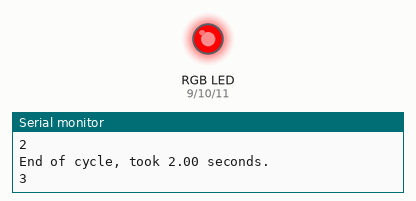
The sketch below on a simulated Arduino Uno, built with avr-gcc and run on an emulated ATmega328P. Parts: an RGB LED mixed from three pins (HIGH = lit), the last lines printed to the serial monitor.

Above: at 3.2 s.
At 22.0 s:
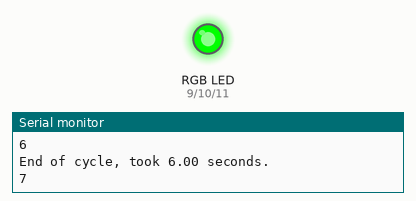
At 31.5 s:
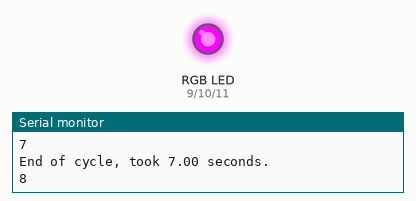
At 32.6 s:
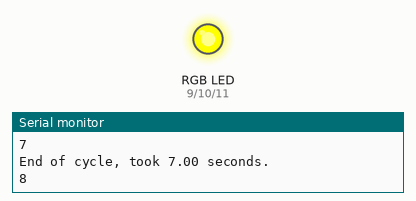
At 34.9 s:
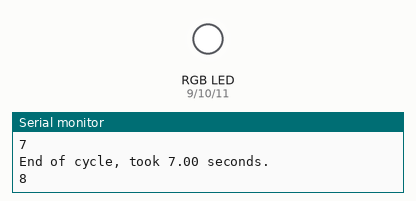
At 38.6 s:
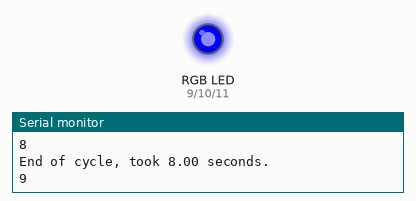
Timing chart, 0 to 40.0 s (numbered marks = the images above):
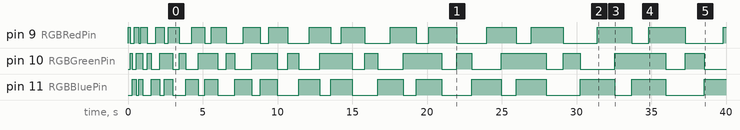

The sketch:

lab_2_level_3.ino
```cpp
//Sebastian Bruce
//Date: September 14 2023
//Description:

int RGBRedPin = 9; //The red RGB LED is connected pin 9 of the Arduino.
int RGBGreenPin = 10; //The green RGB LED is connected pin 10 of the Arduino.
int RGBBluePin = 11; //The blue RGB LED is connected pin 11 of the Arduino.
float waitTime = 143; //Sets the amount of time to wait between color changes.

void setup() { //The Setup function runs once.
  pinMode(RGBRedPin, OUTPUT); //Setup red RGB LED pin as an output pin.
  pinMode(RGBGreenPin, OUTPUT); //Setup green RGB LED pin as an output pin.
  pinMode(RGBBluePin, OUTPUT); //Setup blue RGB LED pin as an output pin.
  //activate serial monitor
  Serial.begin(9600);
}

void loop() {
  for(int i = 1; i <= 10; i++) {
    Serial.println(i);
    waitTime = 142.85 * i; //multiplies wait time by whatever number the loop is on
    //Display Red
    digitalWrite(RGBRedPin, HIGH); //Turn on RED
    delay(waitTime); //Wait for 2 seconds
    digitalWrite(RGBRedPin, LOW); //Turn off Red
    //Display Green
    digitalWrite(RGBGreenPin, HIGH); //Turn on RED
    delay(waitTime); //Wait for 2 seconds
    digitalWrite(RGBGreenPin, LOW); //Turn off Red
    //Display Blue
    digitalWrite(RGBBluePin, HIGH); //Turn on RED
    delay(waitTime); //Wait for 2 seconds
    digitalWrite(RGBBluePin, LOW); //Turn off Red
    //Display Magenta (Red + Blue)
    digitalWrite(RGBRedPin, HIGH); //Turn on RED
    digitalWrite(RGBBluePin, HIGH); //Turn on RED
    delay(waitTime); //Wait for 2 seconds
    digitalWrite(RGBRedPin, LOW); //Turn off Red
    digitalWrite(RGBBluePin, LOW); //Turn on RED
    //Display Yellow (Red + Green)
    digitalWrite(RGBRedPin, HIGH); //Turn on RED
    digitalWrite(RGBGreenPin, HIGH); //Turn on RED
    delay(waitTime); //Wait for 2 seconds
    digitalWrite(RGBRedPin, LOW); //Turn off Red
    digitalWrite(RGBGreenPin, LOW); //Turn of RED
    //Display Cyan (Blue + Green)
    digitalWrite(RGBBluePin, HIGH); //Turn on BLUE
    digitalWrite(RGBGreenPin, HIGH); //Turn on GREEN
    delay(waitTime); //Wait for 2 seconds
    digitalWrite(RGBBluePin, LOW); //Turn of BLUE
    digitalWrite(RGBGreenPin, LOW); //Turn off GREEN
    //Display White (Red + Blue + Green)
    digitalWrite(RGBRedPin, HIGH); //Turn on RED
    digitalWrite(RGBBluePin, HIGH); //Turn on BLUE
    digitalWrite(RGBGreenPin, HIGH); //Turn on GREEN
    delay(waitTime); //Wait for 2 seconds
    digitalWrite(RGBRedPin, LOW); //Turn off RED
    digitalWrite(RGBBluePin, LOW); //Turn off BLUE
    digitalWrite(RGBGreenPin, LOW); //Turn off GREEN
    Serial.print("End of cycle, took "); //prints how long it took
    Serial.print(waitTime * 7 / 1000);
    Serial.println(" seconds.");
  }
  delay(5000);
}
```

Measured:
- by itself, pin 9 (RGBRedPin): LOW → HIGH at 0.00 s, → LOW 0.14 s later, → HIGH 0.28 s later, → LOW 0.28 s later, … (35 changes in this stretch)
- by itself, pin 10 (RGBGreenPin): LOW → HIGH at 0.14 s, → LOW 0.14 s later, → HIGH 0.28 s later, → LOW 0.43 s later, … (34 changes in this stretch)
- by itself, pin 11 (RGBBluePin): LOW → HIGH at 0.28 s, → LOW 0.28 s later, → HIGH 0.14 s later, → LOW 0.28 s later, … (33 changes in this stretch)
